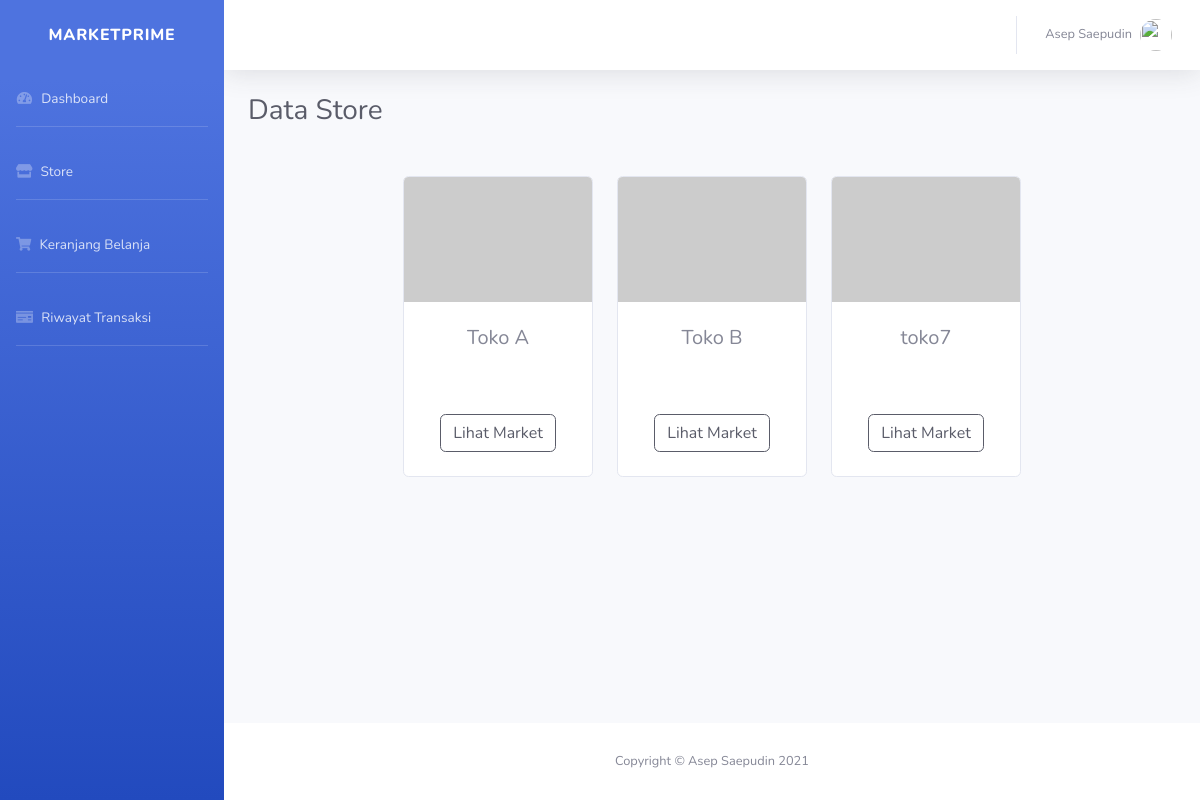
The page /pelanggan/?menu=store (signed in) on the database its author committed.
### tables this page shows
CREATE TABLE `tb_pelanggan` (
  `pelanggan_id` int(11) NOT NULL,
  `user_id` int(11) NOT NULL,
  `nama_pelanggan` varchar(100) NOT NULL,
  `alamat_pelanggan` varchar(200) NOT NULL,
  `photo` varchar(50) NOT NULL
);

CREATE TABLE `tb_toko` (
  `toko_id` int(11) NOT NULL,
  `user_id` int(11) NOT NULL,
  `nama_toko` varchar(100) NOT NULL,
  `alamat_toko` varchar(200) DEFAULT NULL,
  `kontak_toko` varchar(50) DEFAULT NULL,
  `photo` int(11) DEFAULT NULL
);

### pelanggan/menu/store.php (the view, shortened to what this page needs)
<div class="d-sm-flex align-items-center justify-content-between mb-4">
    <h1 class="h3 mb-0 text-gray-800">Data Store</h1>
</div>
<div class="container px-4 px-lg-5 mt-5">
    <div class="row gx-4 gx-lg-5 row-cols-2 row-cols-md-3 row-cols-xl-4 justify-content-center">
        <?php
        $q = mysqli_query($koneksi, "SELECT * FROM tb_toko");
        while ($data = mysqli_fetch_array($q)) {
        ?>
            <div class="col mb-5">
                <div class="card h-100">
                    <img class="card-img-top" src="https://dummyimage.com/450x300/dee2e6/6c757d.jpg" alt="..." />
                    <div class="card-body p-4">
                        <div class="text-center">
                            <h5 class="fw-bolder"><?= $data['nama_toko']; ?></h5>
                        </div>
                    </div>
                    <div class="card-footer p-4 pt-0 border-top-0 bg-transparent">
                        <div class="text-center"><a class="btn btn-outline-dark mt-auto" href="?menu=view_toko&tokoId=<?= $data['toko_id']; ?>">Lihat Market</a></div>
                    </div>
                </div>
            </div>
        <?php
        }
        ?>
    </div>
</div>

### pelanggan/index.php (shortened to what this page needs)
<?php
require "../inc/koneksi.php";
$qprofile = mysqli_query($koneksi, "SELECT * FROM tb_users WHERE username = '$_SESSION[username]'");
$profile = mysqli_fetch_array($qprofile);
$quser = mysqli_query($koneksi, "SELECT * FROM tb_pelanggan WHERE user_id = '$profile[user_id]'");
$user = mysqli_fetch_array($quser);
?>
<!DOCTYPE html>
<html lang="en">
<head>
    <link href="../vendor/fontawesome-free/css/all.min.css" rel="stylesheet" type="text/css">
    <link href="../css/sb-admin-2.min.css" rel="stylesheet">
</head>
<body id="page-top">
    <div id="wrapper">
        <ul class="navbar-nav bg-gradient-primary sidebar sidebar-dark accordion" id="accordionSidebar">
            <a class="sidebar-brand d-flex align-items-center justify-content-center" href="index.html">
                <div class="sidebar-brand-icon rotate-n-15">
                </div>
                <div class="sidebar-brand-text mx-3">MarketPrime</div>
            </a>
            <?php
            @$menu = $_GET['menu'];
            ?>
            <li class="nav-item <?php
                                if ($menu == "") {
                                    echo "active";
                                }
                                ?>">
                <a class="nav-link" href="?">
                    <i class="fas fa-fw fa-tachometer-alt"></i>
                    <span>Dashboard</span></a>
            </li>
            <hr class="sidebar-divider">
            <li class="nav-item <?php
                                if ($menu == "market") {
                                    echo "active";
                                }
                                ?>">
                <a class="nav-link" href="?menu=store">
                    <i class="fas fa-store"></i>
                    <span>Store</span></a>
            </li>
            <hr class="sidebar-divider">
            <li class="nav-item <?php
                                if ($menu == "keranjang_belanja") {
                                    echo "active";
                                }
                                ?>">
                <a class="nav-link" href="?menu=keranjang_belanja">
                    <i class="fas fa-shopping-cart"></i>
                    <span>Keranjang Belanja</span></a>
            </li>
            <hr class="sidebar-divider">
            <li class="nav-item <?php
                                if ($menu == "riwayat_transaksi") {
                                    echo "active";
                                }
                                ?>">
                <a class="nav-link" href="?menu=riwayat_transaksi">
                    <i class="fas fa-money-check"></i>
                    <span>Riwayat Transaksi</span></a>
            </li>
            <hr class="sidebar-divider">
        </ul>
        <div id="content-wrapper" class="d-flex flex-column">
            <div id="content">
                <nav class="navbar navbar-expand navbar-light bg-white topbar mb-4 static-top shadow">
                    <ul class="navbar-nav ml-auto">
                        <li class="nav-item dropdown no-arrow">
                            <a class="nav-link dropdown-toggle" href="#" id="userDropdown" role="button" data-toggle="dropdown" aria-haspopup="true" aria-expanded="false">
                                <span class="mr-2 d-none d-lg-inline text-gray-600 small"><?= $user['nama_pelanggan']; ?></span>
                                <img class="img-profile rounded-circle" src="<?php
                                                                                if ($user['photo'] == "") {
                                                                                    echo "../assets/img/portfolio/apel.jpg";
                                                                                } else {
                                                                                    echo "../uploads/$user[photo]";
                                                                                }
                                                                                ?>" alt="">
                            </a>
                        </li>
                    </ul>
                </nav>
                <div class="container-fluid">
                    <?php
                    switch ($menu) {
                        case 'store':
                            include "menu/store.php";
                            break;
                    ?>
                    <?php
                    }
                    ?>
                </div>
            </div>
            <footer class="sticky-footer bg-white">
                <div class="container my-auto">
                    <div class="copyright text-center my-auto">
                        <span>Copyright &copy; Asep Saepudin 2021</span>
                    </div>
                </div>
            </footer>
        </div>
    </div>
</body>
</html>

### rows shown on the page
tb_pelanggan: nama_pelanggan "Asep Saepudin"
tb_toko: nama_toko "Toko A"
tb_toko: nama_toko "Toko B"
tb_toko: nama_toko "toko7"
